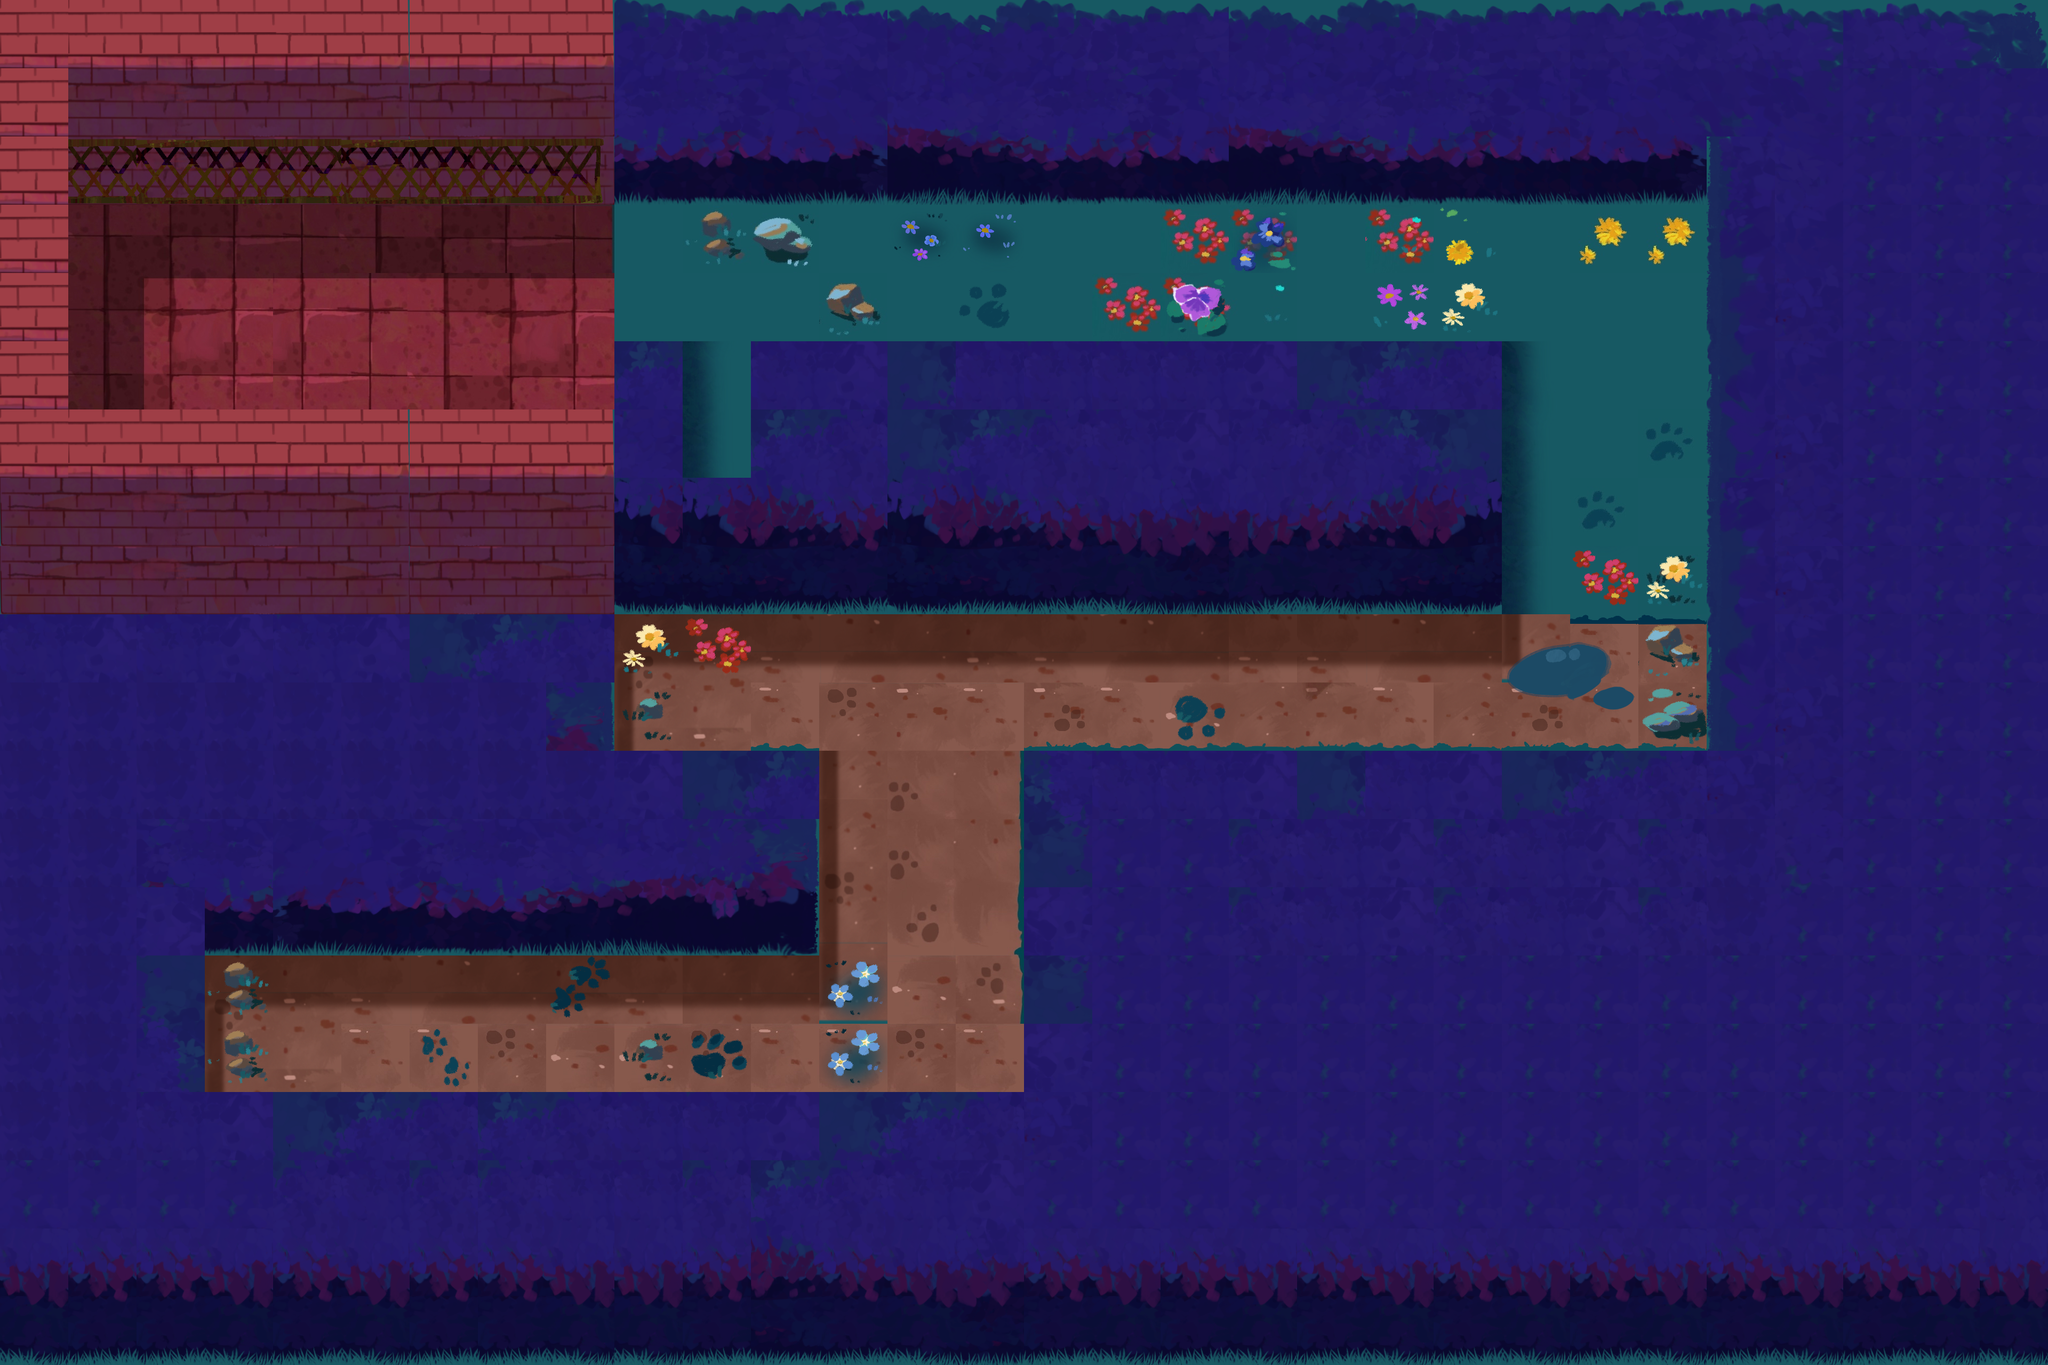

A level layout from a 2D game, rendered from its tile map. Below: a short description, then the map file with tile-grid data replaced by summaries:
An orthogonal 30x20 tile map with 128x128 px tiles, 3 tile layers (ground, decoration, wall-tiles), 13 tilesets and 24 objects (2x Guard, Exit, Vent, Cat, Camera, ...).

<map version="1.10" tiledversion="1.11.2" orientation="orthogonal" renderorder="right-down" width="30" height="20" tilewidth="128" tileheight="128" infinite="0" nextlayerid="7" nextobjectid="48">
 <tileset firstgid="1" source="../../tilesets/path-1.tsx" />
 <tileset firstgid="211" source="../../tilesets/path-2.tsx" />
 <tileset firstgid="421" source="../../tilesets/path-3.tsx" />
 <tileset firstgid="677" source="../../tilesets/walls-1.tsx" />
 <tileset firstgid="887" source="../../tilesets/walls-2.tsx" />
 <tileset firstgid="1097" source="../../tilesets/decorations.tsx" />
 <tileset firstgid="1217" source="../../tilesets/trees.tsx" />
 <tileset firstgid="1226" source="../../tilesets/sand_shadow.tsx" />
 <tileset firstgid="1310" source="../../tilesets/grass_shadow2.tsx" />
 <tileset firstgid="1316" source="../../tilesets/IMG_7622.tsx" />
 <tileset firstgid="1404" source="../../tilesets/decorations-2.tsx" />
 <tileset firstgid="1524" source="../../tilesets/interiordecorations1.tsx" />
 <tileset firstgid="1574" source="../../tilesets/fence.tsx" />
 <layer id="1" name="ground" width="30" height="20">
  <data>[600 cells, 600 non-empty, 143 distinct tile ids]</data>
 </layer>
 <layer id="5" name="decoration" width="30" height="20">
  <data>[600 cells, 37 non-empty, 26 distinct tile ids]</data>
 </layer>
 <objectgroup id="6" name="images">
  <object id="44" gid="1223" x="1944.6" y="1213.89" width="200" height="197" />
  <object id="45" gid="1221" x="2977.46" y="490.136" width="229" height="300" />
 </objectgroup>
 <layer id="4" name="wall-tiles" width="30" height="20">
  <data>[600 cells, 371 non-empty, 50 distinct tile ids]</data>
 </layer>
 <objectgroup id="2" name="walls">
  <object id="9" x="0" y="1152" width="1152" height="640" />
  <object id="10" x="1152" y="1408" width="384" height="384" />
  <object id="11" x="0" y="1792" width="384" height="768" />
  <object id="16" x="3200" y="0" width="640" height="1536" />
  <object id="18" x="0" y="0" width="3200" height="384" />
  <object id="19" x="0" y="384" width="128" height="768" />
  <object id="20" x="128" y="768" width="1024" height="384" />
  <object id="30" x="1920" y="1408" width="1920" height="768" />
  <object id="31" x="384" y="2048" width="3456" height="512" />
  <object id="39" x="1152" y="640" width="128" height="512" />
  <object id="41" x="1280" y="896" width="128" height="256" />
  <object id="43" x="1408" y="640" width="1408" height="512" />
  <object id="47" x="2944" y="384" width="256" height="128" />
 </objectgroup>
 <objectgroup id="3" name="objects">
  <object id="1" type="Exit" x="834.746" y="606.946">
   <properties>
    <property name="creature" value="RABBIT" />
   </properties>
   <point />
  </object>
  <object id="2" type="Guard" x="1354.55" y="1273.46">
   <properties>
    <property name="angle" type="float" value="270" />
    <property name="path" type="object" value="3" />
   </properties>
   <point />
  </object>
  <object id="3" x="1272.73" y="1294.31">
   <polyline points="0,0 403.03,0" />
  </object>
  <object id="4" type="Vent" x="2524.12" y="1256.37">
   <point />
  </object>
  <object id="5" type="Cat" x="599.37" y="1927.76">
   <point />
  </object>
  <object id="6" type="Camera" x="1588.76" y="405.194">
   <properties>
    <property name="angle" type="float" value="270" />
    <property name="fov" type="float" value="60" />
    <property name="viewDistance" type="float" value="5" />
   </properties>
   <point />
  </object>
  <object id="8" type="Octopus" x="3071.54" y="631.817">
   <point />
  </object>
  <object id="35" type="Text" x="2486.57" y="1479.66">
   <properties>
    <property name="text" value="You can hide from guards in vents!" />
   </properties>
   <point />
  </object>
  <object id="38" type="Guard" x="1336.36" y="836.364">
   <properties>
    <property name="angle" type="float" value="270" />
    <property name="path" type="object" value="0" />
   </properties>
   <point />
  </object>
 </objectgroup>
</map>
